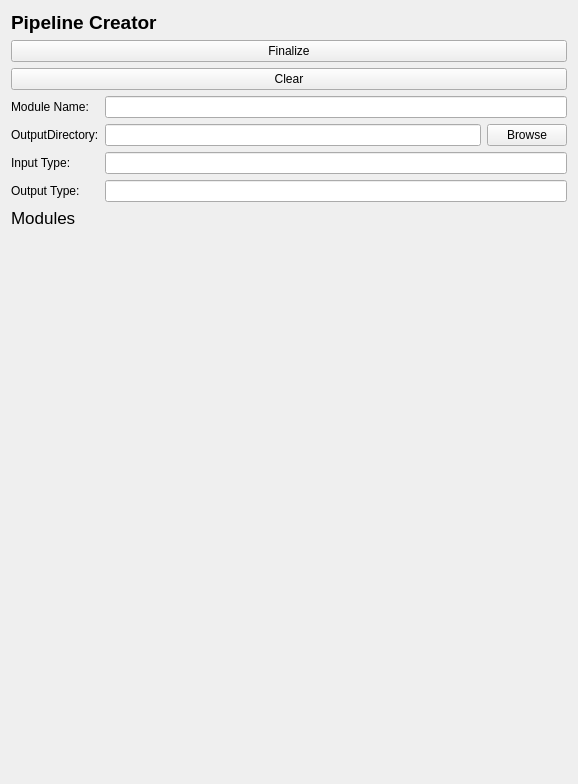
<?xml version="1.0" encoding="UTF-8"?>
<ui version="4.0">
 <class>PipelineCreator</class>
 <widget class="qMRMLWidget" name="PipelineCreator">
  <property name="geometry">
   <rect>
    <x>0</x>
    <y>0</y>
    <width>578</width>
    <height>784</height>
   </rect>
  </property>
  <layout class="QVBoxLayout" name="verticalLayout">
   <item>
    <widget class="QLabel" name="label_10">
     <property name="font">
      <font>
       <pointsize>14</pointsize>
       <weight>75</weight>
       <bold>true</bold>
      </font>
     </property>
     <property name="text">
      <string>Pipeline Creator</string>
     </property>
    </widget>
   </item>
   <item>
    <widget class="QPushButton" name="btnFinalize">
     <property name="text">
      <string>Finalize</string>
     </property>
    </widget>
   </item>
   <item>
    <widget class="QPushButton" name="btnClear">
     <property name="text">
      <string>Clear</string>
     </property>
    </widget>
   </item>
   <item>
    <layout class="QFormLayout" name="formLayout_3">
     <item row="0" column="0">
      <widget class="QLabel" name="label_7">
       <property name="text">
        <string>Module Name:</string>
       </property>
      </widget>
     </item>
     <item row="0" column="1">
      <widget class="QLineEdit" name="leModuleName">
       <property name="text">
        <string/>
       </property>
      </widget>
     </item>
     <item row="2" column="0">
      <widget class="QLabel" name="label_8">
       <property name="text">
        <string>Input Type:</string>
       </property>
      </widget>
     </item>
     <item row="2" column="1">
      <widget class="QLineEdit" name="leInputType">
       <property name="text">
        <string/>
       </property>
       <property name="readOnly">
        <bool>true</bool>
       </property>
      </widget>
     </item>
     <item row="3" column="0">
      <widget class="QLabel" name="label_11">
       <property name="text">
        <string>Output Type:</string>
       </property>
      </widget>
     </item>
     <item row="3" column="1">
      <widget class="QLineEdit" name="leOutputType">
       <property name="text">
        <string/>
       </property>
       <property name="readOnly">
        <bool>true</bool>
       </property>
      </widget>
     </item>
     <item row="1" column="0">
      <widget class="QLabel" name="label">
       <property name="text">
        <string>OutputDirectory:</string>
       </property>
      </widget>
     </item>
     <item row="1" column="1">
      <layout class="QHBoxLayout" name="horizontalLayout">
       <item>
        <widget class="QLineEdit" name="leOutputDirectory"/>
       </item>
       <item>
        <widget class="QPushButton" name="btnBrowseOutputDirectory">
         <property name="text">
          <string>Browse</string>
         </property>
        </widget>
       </item>
      </layout>
     </item>
    </layout>
   </item>
   <item>
    <widget class="QLabel" name="label_12">
     <property name="font">
      <font>
       <pointsize>13</pointsize>
      </font>
     </property>
     <property name="text">
      <string>Modules</string>
     </property>
    </widget>
   </item>
   <item>
    <spacer name="endingVerticalSpacer">
     <property name="orientation">
      <enum>Qt::Vertical</enum>
     </property>
     <property name="sizeHint" stdset="0">
      <size>
       <width>20</width>
       <height>40</height>
      </size>
     </property>
    </spacer>
   </item>
  </layout>
 </widget>
 <customwidgets>
  <customwidget>
   <class>qMRMLWidget</class>
   <extends>QWidget</extends>
   <header>qMRMLWidget.h</header>
   <container>1</container>
  </customwidget>
 </customwidgets>
 <resources/>
 <connections/>
</ui>
